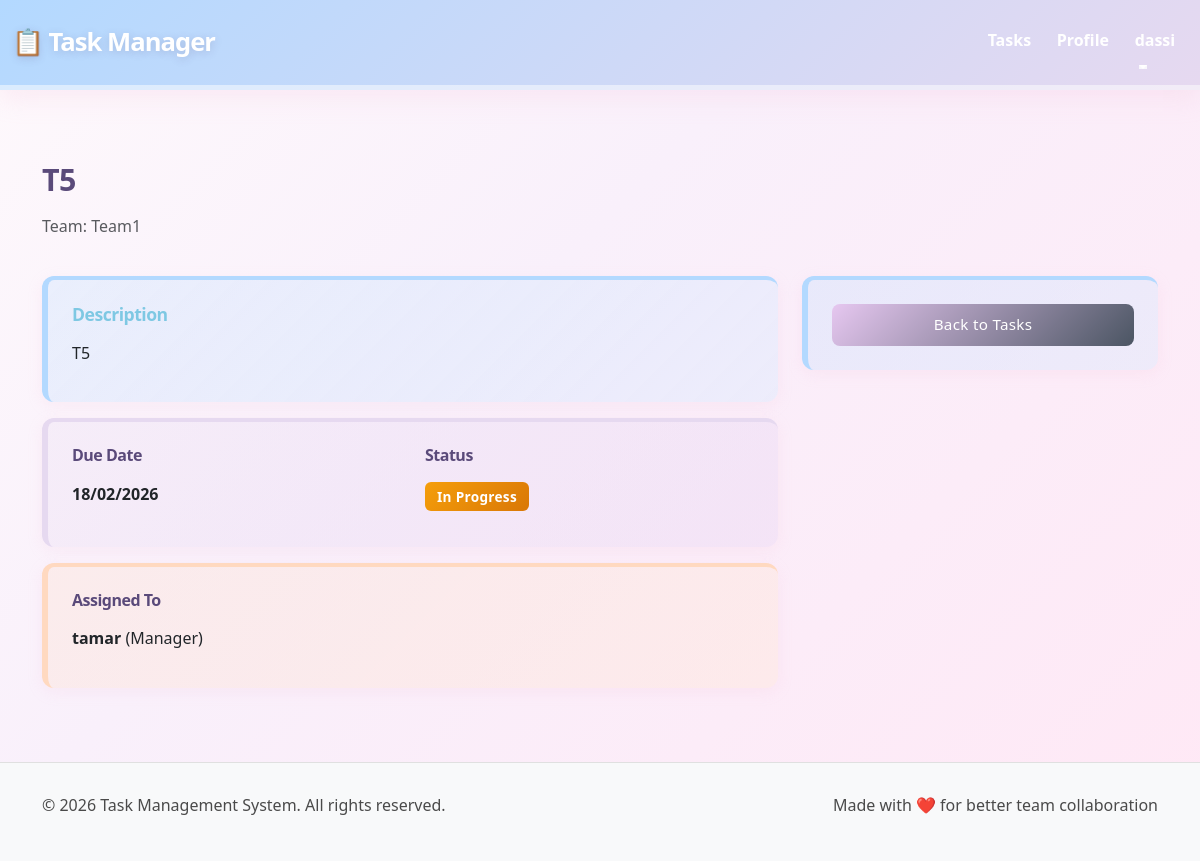
/tasks/15/ (signed in), run on the app's committed database.
### App1/models.py (models this page shows, shortened)
class CustomUser(AbstractUser):
    ROLE_CHOICES = [
        ('Manager', 'Manager'),
        ('Employee', 'Employee'),
    ]
    team = models.ForeignKey(Team, on_delete=models.SET_NULL, null=True, blank=True, related_name='members')
    role = models.CharField(max_length=10, choices=ROLE_CHOICES, default='Employee')

class Task(models.Model):
    STATUS_CHOICES = [
        ('New', 'New'),
        ('In Progress', 'In Progress'),
        ('Completed', 'Completed'),
    ]
    title = models.CharField(max_length=200)
    description = models.TextField()
    due_date = models.DateField()
    status = models.CharField(max_length=20, choices=STATUS_CHOICES, default='New')
    team = models.ForeignKey(Team, on_delete=models.CASCADE, related_name='tasks')
    assigned_to = models.ForeignKey(CustomUser, on_delete=models.SET_NULL, null=True, blank=True, related_name='assigned_tasks')
    class Meta:
        verbose_name = "Task"
        verbose_name_plural = "Tasks"
        ordering = ['due_date'] #חוסך מיון לפי תאריך

class Team(models.Model):
    name = models.CharField(max_length=100, unique=True)
    class Meta:
        verbose_name = "Team"
        verbose_name_plural = "Teams"

### App1/views.py (the view)
# urls.py: path('tasks/<int:id>/', views.task_detail, name='task_detail'),
@login_required(login_url='login')
def task_detail(request, id):
    task = get_object_or_404(Task, pk=id)
    user = request.user
    if task.team != user.team:
        return redirect('task_list')
    is_assigned = task.assigned_to == user
    is_manager = user.role == 'Manager'
    context = {
        'task': task,
        'is_assigned': is_assigned,
        'is_manager': is_manager,
    }
    return render(request, 'tasks/task_detail.html', context)

### App1/templates/tasks/task_detail.html (shortened to what this page needs)
{% extends 'base.html' %}
{% load static %}
{% block content %}
<div class="container mt-5">
    <div class="row mb-4">
        <div class="col-md-8">
            <h2>{{ task.title }}</h2>
            <p class="text-muted">Team: {{ task.team.name }}</p>
        </div>
        <div class="col-md-4 text-end">
        </div>
    </div>
    <div class="row">
        <div class="col-md-8">
            <div class="card mb-3">
                <div class="card-body">
                    <h5 class="card-title">Description</h5>
                    <p>{{ task.description }}</p>
                </div>
            </div>
            <div class="card mb-3">
                <div class="card-body">
                    <div class="row">
                        <div class="col-md-6">
                            <h6>Due Date</h6>
                            <p><strong>{{ task.due_date|date:"d/m/Y" }}</strong></p>
                        </div>
                        <div class="col-md-6">
                            <h6>Status</h6>
                            <p>
                                <span class="badge bg-{% if task.status == 'New' %}info{% elif task.status == 'In Progress' %}warning{% else %}success{% endif %}">
                                    {{ task.status }}
                                </span>
                            </p>
                        </div>
                    </div>
                </div>
            </div>
            <div class="card">
                <div class="card-body">
                    <h6>Assigned To</h6>
                    <p>
                        {% if task.assigned_to %}
                            <strong>{{ task.assigned_to.username }}</strong> ({{ task.assigned_to.get_role_display }})
                        {% else %}
                            <span class="text-muted">❌ Unassigned</span>
                        {% endif %}
                    </p>
                </div>
            </div>
        </div>
        <div class="col-md-4">
            <div class="card">
                <div class="card-body">
                    <a href="{% url 'task_list' %}" class="btn btn-secondary w-100">Back to Tasks</a>
                </div>
            </div>
        </div>
    </div>
</div>
{% endblock %}

### App1/templates/base.html (shortened to what this page needs)
{% load static %}
<!DOCTYPE html>
<html lang="en">
<head>
    <link href="https://cdn.jsdelivr.net/npm/bootstrap@5.3.0/dist/css/bootstrap.min.css" rel="stylesheet">
    <link href="{% static 'css/style.css' %}" rel="stylesheet">
</head>
<body>
    <nav class="navbar navbar-expand-lg navbar-dark bg-primary">
        <div class="container-fluid">
            <a class="navbar-brand" href="{% url 'home' %}">📋 Task Manager</a>
            <div class="collapse navbar-collapse" id="navbarNav">
                <ul class="navbar-nav ms-auto">
                    {% if user.is_authenticated %}
                        <li class="nav-item">
                            <a class="nav-link" href="{% url 'task_list' %}">Tasks</a>
                        </li>
                        <li class="nav-item">
                            <a class="nav-link" href="{% url 'profile_detail' %}">Profile</a>
                        </li>
                        <li class="nav-item dropdown">
                            <a class="nav-link dropdown-toggle" href="#" id="userDropdown" role="button" data-bs-toggle="dropdown">
                                {{ user.username }}
                            </a>
                        </li>
                    {% endif %}
                </ul>
            </div>
        </div>
    </nav>
    <main class="py-4">
        {% block content %}{% endblock %}
    </main>
    <footer>
        <div class="container">
            <div class="row">
                <div class="col-md-6">
                    <p>&copy; 2026 Task Management System. All rights reserved.</p>
                </div>
                <div class="col-md-6 text-end">
                    <p>Made with ❤️ for better team collaboration</p>
                </div>
            </div>
        </div>
    </footer>
</body>
</html>

### App1/static/css/style.css (style rules this page uses)
:root { --pastel-blue: #b3d9ff; --pastel-blue-dark: #7ec8e3; --pastel-purple: #e6c7f0; --pastel-pink: #f5d5e8; --pastel-rose: #ffc0d9; --pastel-peach: #ffd9c0; --pastel-mint: #c8f0e8; --pastel-yellow: #ffe8b3; --pastel-lavender: #e6d9f0; --pastel-green: #d4f0c8; --pastel-coral: #f5bfcc; --primary-color: #b3d9ff; --primary-dark: #7ec8e3; --primary-light: #d4e9ff; --success-color: #d4f0c8; --success-dark: #b3e6a8; --danger-color: #f5d5e8; --warning-color: #ffd9c0; --info-color: #e6d9f0; --secondary-color: #e6c7f0; --light-bg: #faf7fc; --border-color: #f0e8f5; --shadow: 0 4px 15px rgba(240, 180, 210, 0.15); --shadow-lg: 0 10px 30px rgba(240, 180, 210, 0.2); --transition: all 0.4s cubic-bezier(0.4, 0, 0.2, 1); }
* { margin: 0; padding: 0; box-sizing: border-box; }
body { font-family: 'Segoe UI', 'Trebuchet MS', system-ui, -apple-system, sans-serif; font-size: 16px; line-height: 1.6; color: #4a4a4a; background: linear-gradient(135deg, #fef9fc 0%, #f9f0fb 40%, #ffe8f5 100%); min-height: 100vh; }
h1, h2, h3, h4, h5, h6 { font-weight: 700; letter-spacing: -0.5px; margin-bottom: 1rem; color: #5a4a7a; }
h2 { font-size: 1.9rem; }
p { font-size: 1rem; margin-bottom: 0.75rem; }
a { color: var(--primary-color); text-decoration: none; transition: var(--transition); }
.card { border: none; border-radius: 12px; box-shadow: var(--shadow); transition: var(--transition); background: #fff; overflow: hidden; }
.card-body { padding: 1.5rem; }
.card-title { font-weight: 600; font-size: 1.1rem; margin-bottom: 1rem; }
.card:nth-child(1) { background: linear-gradient(135deg, rgba(179, 217, 255, 0.25), rgba(212, 233, 255, 0.35)); border-left: 6px solid #b3d9ff; border-top: 4px solid #b3d9ff; }
.card:nth-child(1) .card-title { color: #7ec8e3; }
.card:nth-child(2) { background: linear-gradient(135deg, rgba(230, 217, 240, 0.25), rgba(230, 211, 242, 0.35)); border-left: 6px solid #e6d9f0; border-top: 4px solid #e6d9f0; }
.card:nth-child(3) { background: linear-gradient(135deg, rgba(255, 217, 192, 0.25), rgba(255, 230, 212, 0.35)); border-left: 6px solid #ffd9c0; border-top: 4px solid #ffd9c0; }
.btn { font-weight: 500; font-size: 0.95rem; padding: 0.6rem 1.2rem; border-radius: 8px; transition: var(--transition); border: none; cursor: pointer; letter-spacing: 0.3px; display: inline-flex; align-items: center; justify-content: center; gap: 0.5rem; }
.btn-secondary { background: linear-gradient(135deg, var(--secondary-color), #4b5563); color: white; }
.badge { font-weight: 600; font-size: 0.85rem; padding: 0.5rem 0.75rem; border-radius: 6px; display: inline-block; letter-spacing: 0.3px; }
.badge.bg-warning { background: linear-gradient(135deg, #f59e0b, #d97706) !important; color: white; }
.container > .row:first-of-type { animation: fadeIn 0.6s ease-out; }
.card { animation: fadeIn 0.6s ease-out backwards; }
.card:nth-child(1) { animation-delay: 0.1s; }
.card:nth-child(2) { animation-delay: 0.2s; }
.card:nth-child(3) { animation-delay: 0.3s; }
.navbar { background: linear-gradient(135deg, #b3d9ff 0%, #e6d9f0 50%, #f5d5e8 100%); background-size: 200% 200%; animation: gradientShift 8s ease infinite; box-shadow: 0 8px 25px rgba(240, 180, 210, 0.2); border-bottom: 5px solid rgba(255, 255, 255, 0.5); padding: 1rem 0; }
.navbar-brand { font-weight: 800; font-size: 1.6rem; color: #ffffff !important; letter-spacing: -1px; text-shadow: 0 2px 8px rgba(90, 74, 122, 0.2); transition: var(--transition); }
.navbar-nav .nav-link { color: #ffffff !important; font-weight: 600; margin: 0 0.8rem; padding: 0.75rem 0 !important; border-bottom: 3px solid transparent; transition: var(--transition); position: relative; }
.navbar-nav .nav-link::after { content: ''; position: absolute; bottom: -3px; left: 0; width: 0; height: 3px; background: rgba(255, 255, 255, 0.8); transition: width 0.3s ease; }
.mb-4 { margin-bottom: 2rem; }
.text-muted { color: #9ca3af; }

### App1/templates/base.html (style rules this page uses)
.btn { border-radius: 0.5rem; font-weight: 500; }
footer { background-color: #f8f9fa; border-top: 1px solid #e0e0e0; margin-top: 50px; padding: 30px 0; }

### data on the page
CustomUser: username "dassi"
Task: title "T5", team.name "Team1", description "T5", due_date "18/02/2026", status "In Progress", assigned_to.username "tamar", assigned_to.role "Manager"
